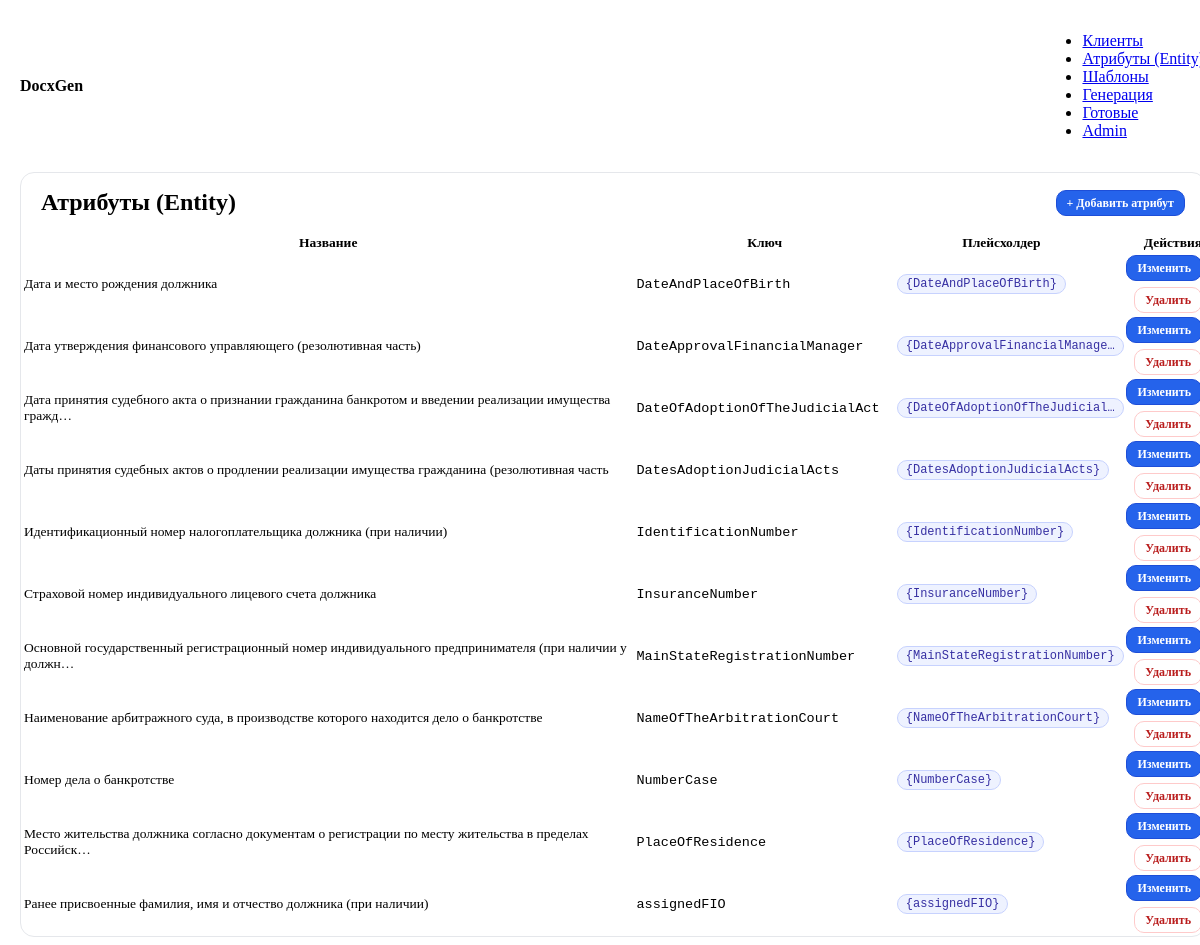
/entities/, run on an earlier commit of the app's database.
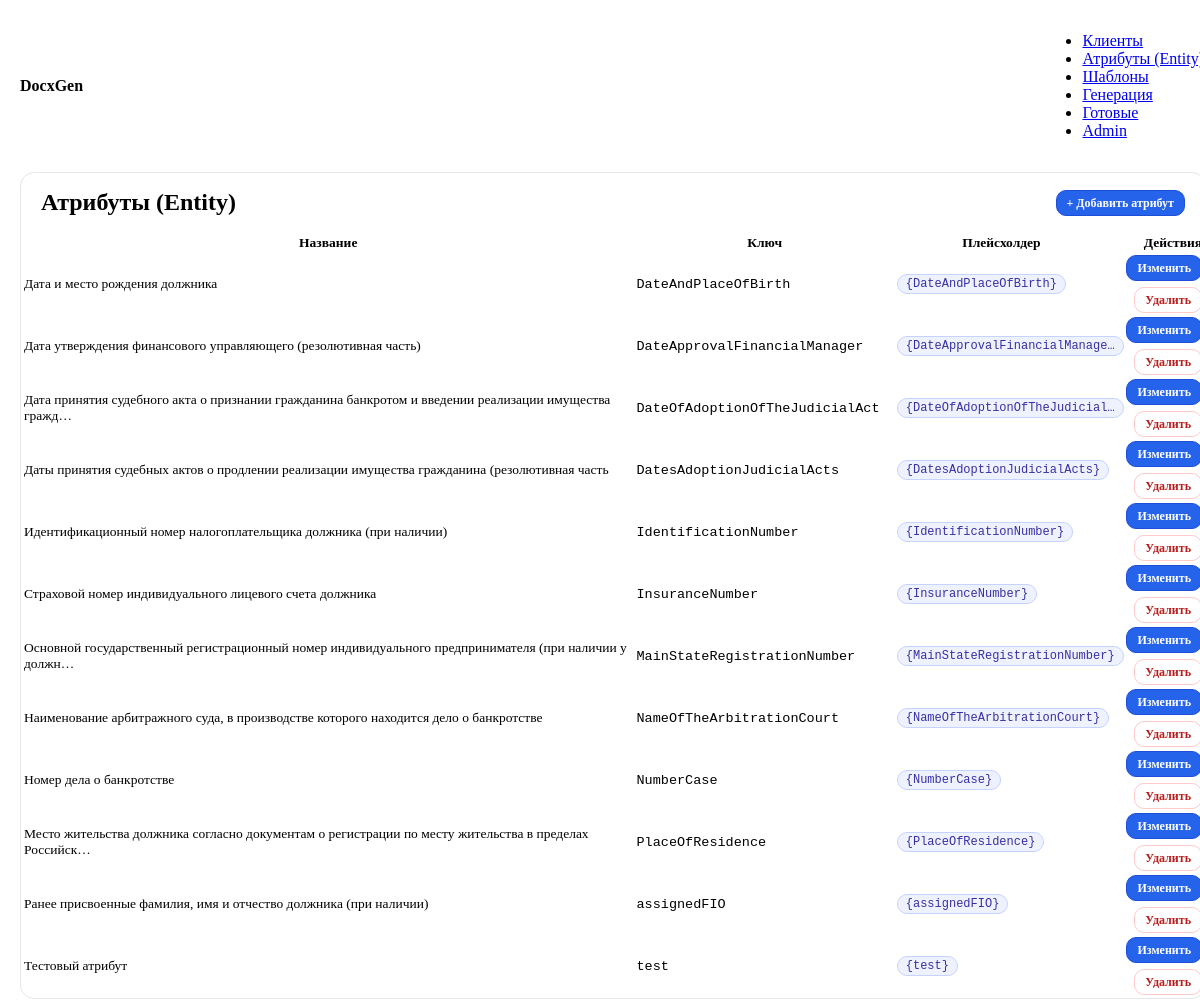
And on a later commit of the database.
### core/models.py (models this page shows, shortened)
class Entity(models.Model):
    name = models.CharField(max_length=255, verbose_name=_("Название"))
    key = models.SlugField(
        max_length=64,
        unique=True,
        help_text=_("ID плейсхолдера без фигурных скобок, напр. FIO, ADDRESS"),
        verbose_name=_("Ключ"),
    )
    class Meta:
        verbose_name = _("Сущность")
        verbose_name_plural = _("Сущности")
        ordering = ["key"]
    @property
    def placeholder(self) -> str:
        return f"{{{self.key}}}"

### core/views.py (the view)
# urls.py: path("entities/", views.entity_list, name="entities_list"),
def entity_list(request):
    entities = Entity.objects.all().order_by("key")
    return render(request, "entities_list.html", {"entities": entities})

### core/templates/entities_list.html
{% extends 'base.html' %}
{% block content %}
<article class="card card--full">
  <header style="display:flex;justify-content:space-between;align-items:center;gap:1rem;padding:1rem 1.25rem;">
    <h2 style="margin:0">Атрибуты (Entity)</h2>
    <a href="/entities/create/" class="btn btn-primary btn-sm">+ Добавить атрибут</a>
  </header>
  <div class="table-wrapper">
    <table class="table-fixed table-entities">
      <colgroup>
        <col class="c-name">
        <col class="c-key">
        <col class="c-placeholder">
        <col class="c-actions">
      </colgroup>
      <thead>
        <tr>
          <th>Название</th>
          <th>Ключ</th>
          <th>Плейсхолдер</th>
          <th class="actions-col">Действия</th>
        </tr>
      </thead>
      <tbody>
        {% for e in entities %}
        <tr>
          <td class="wrap">
            <div class="clamp-2" title="{{ e.name }}">{{ e.name|truncatechars:100 }}</div>
          </td>
          <td><code class="monospace wrap">{{ e.key }}</code></td>
          <td><span class="pill monospace">{{ e.placeholder }}</span></td>
          <td class="actions-col">
            <div class="action-stack">
              <a href="/entities/{{ e.id }}/edit/" class="btn btn-primary btn-sm">Изменить</a>
              <a href="/entities/{{ e.id }}/delete/" class="btn btn-outline btn-danger btn-sm">Удалить</a>
            </div>
          </td>
        </tr>
        {% empty %}
        <tr><td colspan="4">Пока нет атрибутов</td></tr>
        {% endfor %}
      </tbody>
    </table>
  </div>
</article>
{% endblock %}

### core/templates/base.html (shortened to what this page needs)
<!doctype html>
<html lang="ru">
<head>
  <link rel="stylesheet" href="https://cdn.jsdelivr.net/npm/@picocss/pico@2/css/pico.min.css">
</head>
<body>
  <main class="container">
    <header class="topbar">
      <strong>DocxGen</strong>
      <nav>
        <ul>
          <li><a href="/clients/">Клиенты</a></li>
          <li><a href="/entities/">Атрибуты (Entity)</a></li>
          <li><a href="/upload/">Шаблоны</a></li>
          <li><a href="/generate/">Генерация</a></li>
          <li><a href="/generated/">Готовые</a></li>
          <li><a href="/admin/" target="_blank">Admin</a></li>
        </ul>
      </nav>
    </header>
    {% block content %}{% endblock %}
  </main>
</body>
</html>

### core/templates/base.html (style rules this page uses)
.container { width:100%;max-width:none;padding-inline:12px;margin-inline:auto }
.card { width:100%;padding:1.25rem;border:1px solid #e5e7eb;border-radius:14px;background:#fff;overflow:hidden }
.card--full { padding:0 }
header.topbar { display:flex;justify-content:space-between;align-items:center;margin:1rem 0 }
.table-wrapper { width:100%;overflow-x:auto }
.table-fixed { table-layout:fixed;width:100% }
.table-entities { font-size:13.5px }
.table-entities col.c-name { width:52% }
.table-entities col.c-key { width:22% }
.table-entities col.c-placeholder { width:18% }
.table-entities col.c-actions { width:8% }
table td, table th { vertical-align:middle }
.wrap { overflow-wrap:anywhere;word-break:break-word }
.clamp-2 { display:-webkit-box;-webkit-line-clamp:2;-webkit-box-orient:vertical;overflow:hidden }
.monospace { font-family:ui-monospace,SFMono-Regular,Menlo,Monaco,Consolas,"Liberation Mono","Courier New",monospace }
.pill { display:inline-block;max-width:100%;overflow:hidden;text-overflow:ellipsis;vertical-align:middle;border-radius:999px;padding:2px 8px;background:#eef2ff;color:#3730a3;font-size:12px;border:1px solid #c7d2fe }
.actions-col { text-align:right }
.action-stack { display:flex;flex-direction:column;align-items:flex-end;gap:6px }
.btn { display:inline-flex;align-items:center;justify-content:center;gap:6px;padding:6px 10px;border-radius:10px;border:1px solid transparent;text-decoration:none;font-weight:600;transition:all .15s }
.btn-sm { font-size:12px;line-height:1 }
.btn-primary { background:#2563eb;color:#fff;border-color:#1d4ed8 }
.btn-outline { background:transparent;border-color:#e5e7eb;color:#374151 }
.btn-danger { color:#b91c1c;border-color:#fecaca }

What changed in the data, as far as the page shows it:
added Entity: name "Тестовый атрибут", key "test", placeholder "{test}"
